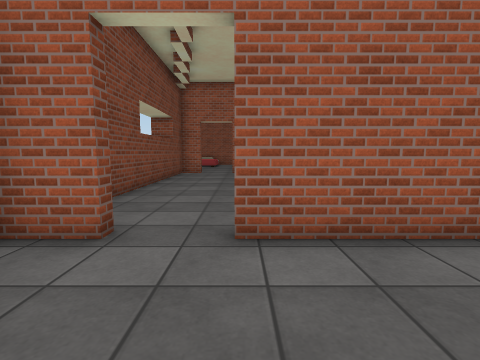
View 1 (above)

19 first-person views from a walk through a scene from a Unity 3-D project. The camera is 1.2 m above the floor, tilts 6° down and sees 85° across. The floor is counted in squares, 1 m on a side. Each view is taken from the middle of a square. On the plan, view 1 faces up. The plan holds only what a view shows up to about 12 squares ahead; the rest is blank. The place goes on beyond the plan. The player character is not drawn. Some surface patterns are stand-ins.

View 2
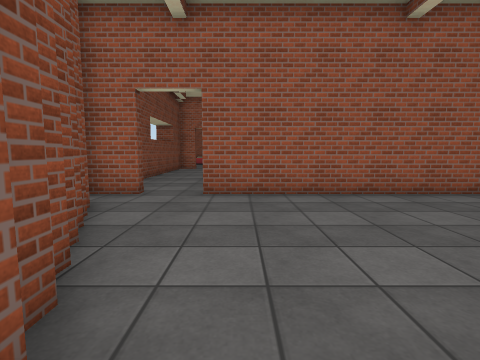

View 3
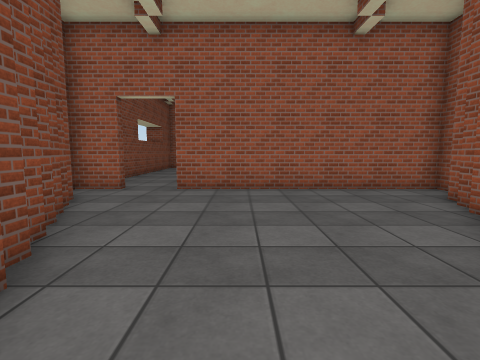

View 4
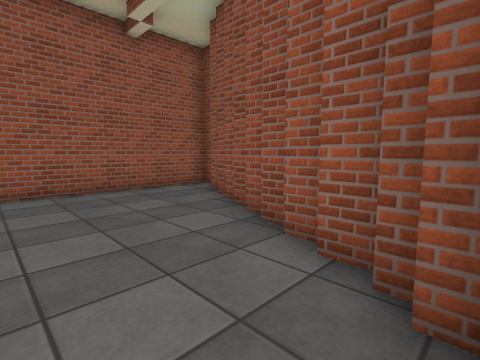

View 5
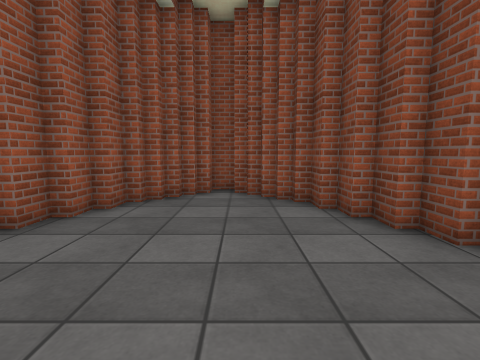

View 6
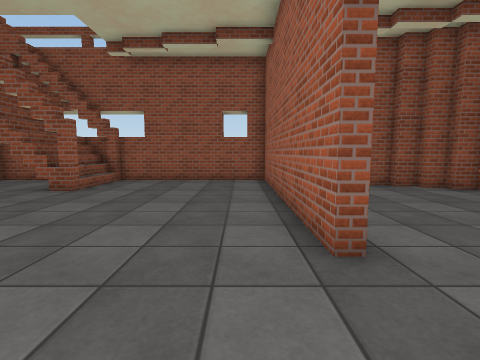

View 7
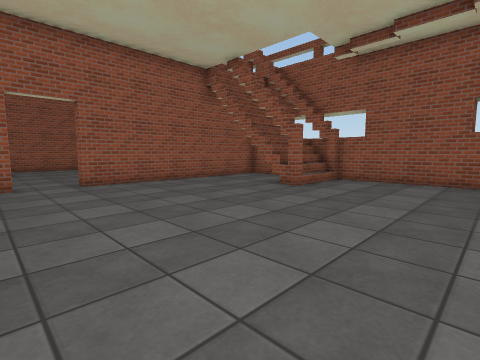

View 8
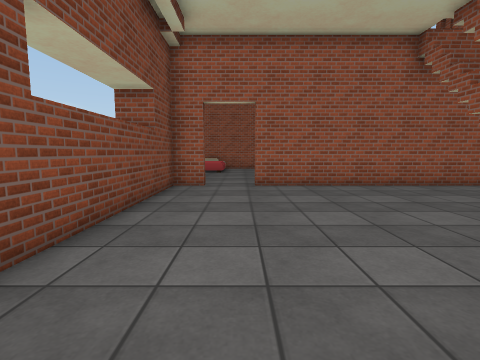

View 9
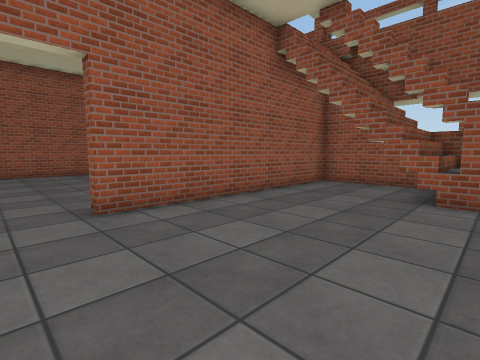

View 10
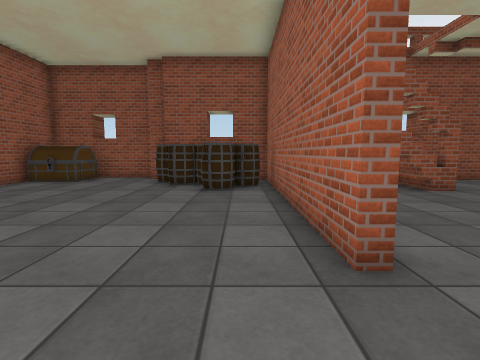

View 11
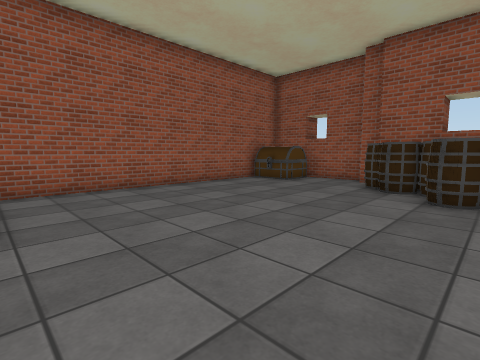

View 12
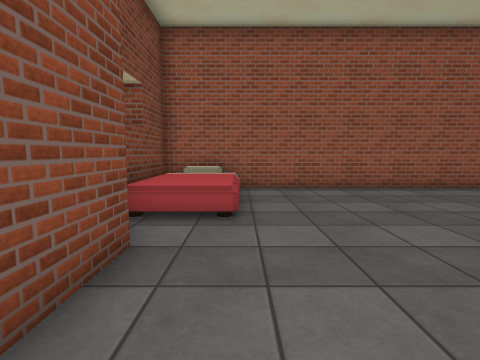

View 13
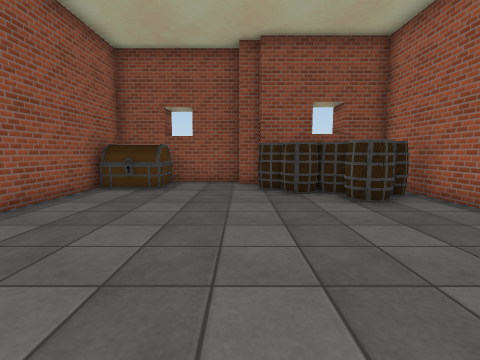

View 14
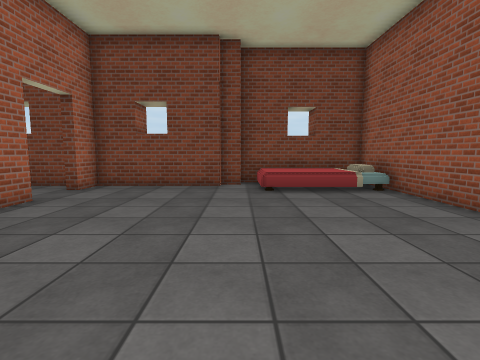

View 15
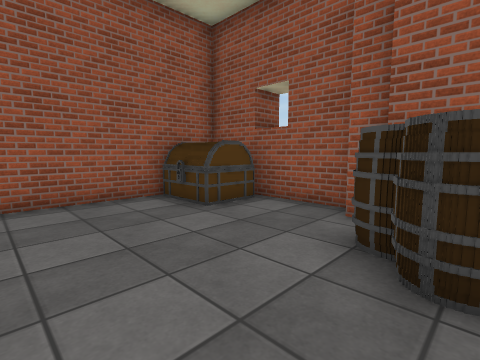

View 16
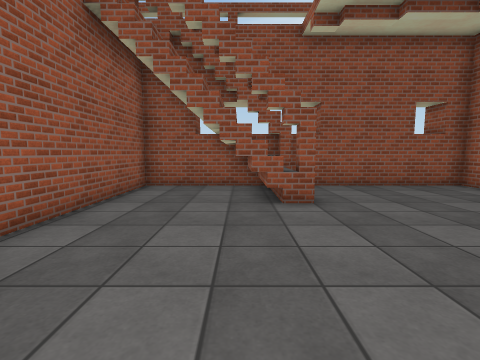

View 17
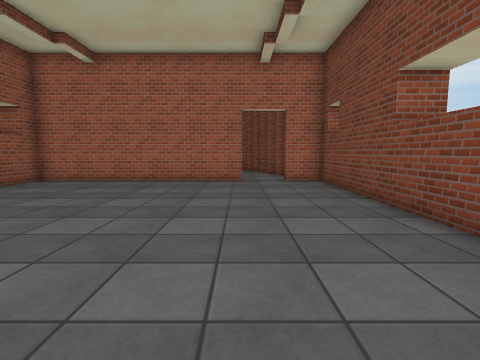

View 18
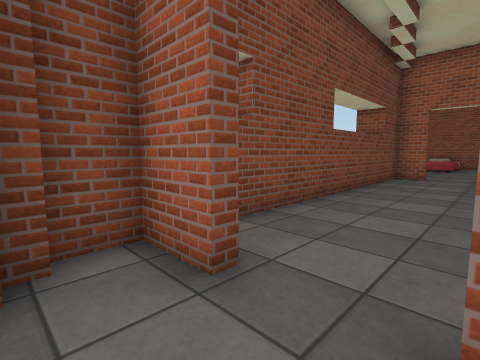

View 19
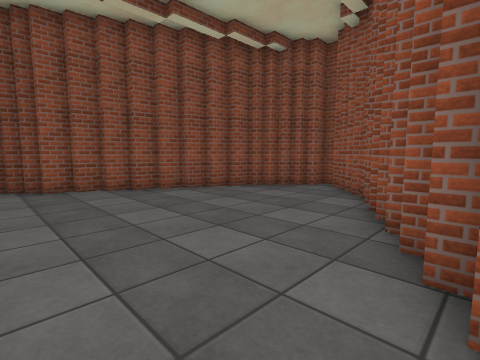

### Floor plan
Key: @ floor where view 1 was taken; # wall or solid block; x gap in a wall; . main floor; : floor 0.5 m higher than the main floor; / step, stairs or slope; = window, fence, low wall or low ledge; ^ raised ledge; B barrel; O other object.
Columns run from 5 left of view 1 to 10 right of it. Each row starts with its distance up from view 1.
 26 ################
 25 # //.........^ #
 24 #  /.........^^#
 23 #  :...........#
 22 #:::...........#
 21 ##............##
 20  #..........BB#
 19  #..........BB#
 18  #........BBBO#
 17  #.........BB #
 16  ##..##########
 15  #............#
 14  #............#
 13  #........  / #
 12  #........x//##
 11  #........=//##
 10  #...........##
  9  #............#
  8  #............#
  7  #............#
  6  #............#
  5  #............#
  4  ###.##########
  3  #............#
  2  ##..........##
  1   ##........##
  0    #.@......#
 -1    ##......##
 -2     #......#
 -3     ##....##
 -4      #....#
 -5      ##..##
 -6       ####

Positions as (right, up) in squares from view 1, and headings:
1: (0, 0), facing up
2: (1, -4), facing up
3: (2, -5), facing up
4: (2, -5), facing up-right
5: (2, 2), facing down
6: (-3, 5), facing right
7: (-3, 5), facing up-right
8: (-1, 6), facing up
9: (-2, 10), facing up-right
10: (-3, 17), facing right
11: (-2, 17), facing up-right
12: (-2, 17), facing up
13: (-1, 21), facing right
14: (6, 21), facing left
15: (4, 19), facing up-right
16: (-1, 12), facing right
17: (0, 15), facing down
18: (0, 2), facing up-left
19: (-2, 3), facing down-right
